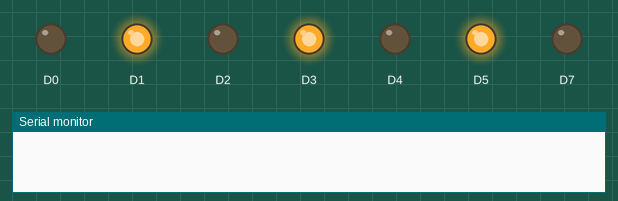
Simulated run of this sketch. Board: Arduino MKR. On the bench: output pins drawn as LEDs (lit = HIGH), the last lines printed to the serial monitor. WiFi joins after 1.5 s; servers stay silent unless stated; the modem accepts every AT command (registered, SIM ready, sends succeed) and sends nothing else.

Above: at 0.1 s.
At 1.7 s:
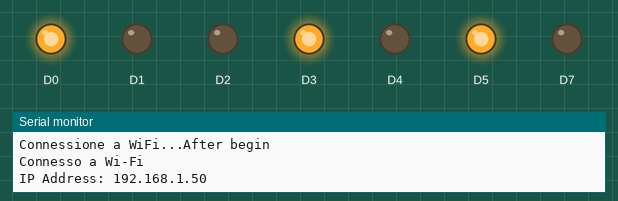
Timing chart, 0 to 3.2 s (numbered marks = the images above):
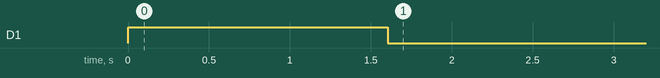

The sketch:

MKR1010_WIFI_READ_WRITE.ino
```cpp
#include <SPI.h>
#include <WiFiNINA.h>
#include <WiFiClient.h>
#include "DHT.h"
// Configurazione Wi-Fi
const char* ssid = "BabolandWifi";       // Nome della rete Wi-Fi
const char* password = ""; // Password della rete Wi-Fi

// Configurazione server
const char* serverIP = "192.168.4.2"; // Indirizzo IP del server
const int serverPort = 8080;           // Porta del server

const int READING_TIME = 30*1000;
const int DATAGRAM_SIZE = 255;
byte DATAGRAM[DATAGRAM_SIZE];

const int BUFFER_SIZE = 2;
byte readBuf[4];


#define DHTPIN 6        // Pin a cui è collegato il sensore
#define DHTTYPE DHT11    // Indicazione del modello del sensore
DHT dht(DHTPIN, DHTTYPE);


// Configurazione IP statico
IPAddress localIP(192, 168, 4, 3);   // IP statico desiderato
IPAddress gateway(192, 168, 4, 1);    // Gateway della rete
IPAddress subnet(255, 255, 255, 0);   // Subnet mask
IPAddress dns(8, 8, 8, 8);            // Indirizzo DNS (es. Google DNS)

// TCP Client
WiFiClient client;
int wifiStatus = WL_IDLE_STATUS;

void setLedWifiOff(){
   digitalWrite(1,HIGH);
   digitalWrite(0,LOW);
}

void setLedWifiOn(){
   digitalWrite(0,HIGH);
   digitalWrite(1,LOW);
}


void setLedSocketOff(){
   digitalWrite(5,HIGH);
   digitalWrite(4,LOW);
}

void setLedSocketOn(){
   digitalWrite(4,HIGH);
   digitalWrite(5,LOW);
}


void connectToWiFi() {


  while (WiFi.status() != WL_CONNECTED) {
    Serial.print("Connessione a WiFi...");
    WiFi.begin(ssid, password);
    Serial.print("After begin");
    int attempt = 0;

     // Configura l'IP statico
    WiFi.config(localIP, gateway, subnet, dns);
    while (WiFi.status() != WL_CONNECTED && attempt < 10) {
      delay(1000);
      Serial.print(attempt);
      attempt++;
    }

    if (WiFi.status() == WL_CONNECTED) {
      Serial.println("\nConnesso a Wi-Fi");
      Serial.print("IP Address: ");
      Serial.println(WiFi.localIP());
      setLedWifiOn();
    } else {
      Serial.println("\nFallito, riprovo...");
      setLedWifiOff();
    }
  }
}


/**
 * istanzia connessione al Buffer Spooler
 */
void connectToServer() {
  if (!client.connected()) {
    Serial.print("Connessione al server...");
    if (client.connect(serverIP, serverPort)) {
      Serial.println("Connesso al server!");
      setLedSocketOn();
    } else {
      setLedSocketOff();
      Serial.println("Fallita la connessione al server, ritento...");
      delay(1000);
    }
  }
}

/**
 * Ciclo setup board
 */
void setup() {


  pinMode(0, OUTPUT);
   pinMode(1, OUTPUT);
   pinMode(2, OUTPUT);
   pinMode(3, OUTPUT);
   pinMode(4, OUTPUT);
   pinMode(5, OUTPUT);
   pinMode(7, OUTPUT);
    pinMode(LED_BUILTIN, OUTPUT);
  dht.begin();
  setLedWifiOff();
  digitalWrite(3,HIGH);
  setLedSocketOff();

  Serial.begin(9600);
  Serial1.begin(1200, SERIAL_8N2);

  delay(100);
  Serial.println("Serial1 configurata in modalità SERIAL_8N2");

  // Connessione a Wi-Fi
  connectToWiFi();

}

/**
 * invia il datagramma di richiesta passato in input, attende la risposta entro il valore di timeout
 * la risposta viene memorizzata nel byte array readBuf
 *
 * byte* byteArray  datagramma di richiesta
 * unsigned long timeout valore di timeout di default 1sec
 * return true in caso di ricezione risposta entro timeout
 */
bool sendAndReceiveSerial(byte* byteArray,  unsigned long timeout = 1000) {
     //Pulizia del buffer di input
    while (Serial1.available() > 0) {
        Serial1.read();
    }

    // Invio del byte array sulla seriale
    Serial1.write(byteArray,BUFFER_SIZE);
    delay(100);
    // attesa risposta su seriale con gestione timeout
    unsigned long startTime = millis();
    int index=0;
    while (millis() - startTime < timeout) {//&&index<5
        while (Serial1.available()>0) {
            int x = Serial1.read();
            readBuf[index]=x;
            index++;

        }
        // Interrompe il ciclo se è arrivata una risposta completa (2byte request echo + 2byte risposta)
        if (index==4) {
            break;
        }
    }

    return index==4;//torna true se sono arrivati eentro il valore di timeout esattamente 4 byte
}


/**
 * legge le locazioni di memoria 0x00 -> 0xFF salvandole nel byte array  DATAGRAM
 */
bool readStoveStatus=false;
byte DUMMY_REQUEST[BUFFER_SIZE] = {0X00,0x00};
void readStove(){
  //itera sulle locazioni di memoria 0x00 -> 0xFF
  readStoveStatus=true;
  for(short i=0;i<255;i++){
    //aggiorna nella struttura di reqest l'area di memoria da richiedere
    //digitalWrite(2,LOW);
    DUMMY_REQUEST[1]=i;
    if(sendAndReceiveSerial(DUMMY_REQUEST)){

        //TODO controllare il checksum
        Serial.println((int)readBuf[3]);
        //per l'iesima richiesta, salvo il valore ottenuto (messo a disposizione nell'ultimo byte del buffer di lettura)
        DATAGRAM[i]=readBuf[3];
        digitalWrite(3,LOW);
        digitalWrite(2,HIGH);
    }
    else {
      Serial.println("err");
      //DATAGRAM[i]=0xFF;
      digitalWrite(2,LOW);
      readStoveStatus=false;
    }
  }
  digitalWrite(2,LOW);
}


  float h;
  float t;

  byte hBytes[4];     // Un float è di 4 byte su Arduino
  byte tBytes[4];
void readSensors(){
  digitalWrite(LED_BUILTIN, HIGH);
  h = dht.readHumidity();
  t = dht.readTemperature();

  hBytes[4];     // Un float è di 4 byte su Arduino
  tBytes[4];

  Serial.print("Umidita' (%): ");
  Serial.print(h, 1);
  Serial.print(" -  ");
  Serial.print("Temperatura (C): ");
  Serial.println(t, 1);

  memcpy(hBytes, &h, sizeof(h));
  memcpy(tBytes, &t, sizeof(t));
   for (int i = 0; i < 4; i++) {
    DATAGRAM[250+i]=hBytes[i];
    DATAGRAM[246+i]=tBytes[i];
  }
 digitalWrite(LED_BUILTIN, LOW);
}


//inizializza il timestamp per il calcolo timeput lettura
unsigned long readStoveTime=millis();

/**
 * ciclo infinito
 */
void loop() {

  // Controlla lo stato Wi-Fi
  if (WiFi.status() != WL_CONNECTED) {
    Serial.println("WiFi disconnesso, riconnessione in corso...");
    connectToWiFi();
  }


    // leggo i dati ogni READING_TIME msec
    if (millis() - readStoveTime > READING_TIME)
    {
       readStove();
       if(readStoveStatus){

        //se riesco a leggere i valori della stufa, leggo il sensore onboard t+h
        //utilizzo gli ultimi 8 byte del datagramma per salvare i due valori float
        readSensors();


         // imposto il valore dell'ultima lettura
        readStoveTime=millis();
        //invio il datagramma al server
        // Connettersi al server
        connectToServer();
        // Invia il messaggio
        if (client.connected()) {
          client.write(DATAGRAM,DATAGRAM_SIZE);
          Serial.println("Messaggio inviato con successo!");
          client.stop();
         }
         else
         {
           Serial.println("Socket non connesso, ritento...");
         }

       }
       else{
         digitalWrite(3,HIGH);
       }
     }


    //attende un secondo
    delay(1000);
}
```
